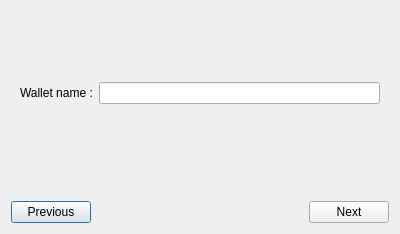
<?xml version="1.0" encoding="UTF-8"?>
<ui version="4.0">
 <class>CreateWalletDialog</class>
 <widget class="QDialog" name="CreateWalletDialog">
  <property name="geometry">
   <rect>
    <x>0</x>
    <y>0</y>
    <width>400</width>
    <height>234</height>
   </rect>
  </property>
  <property name="windowTitle">
   <string>Create a new wallet</string>
  </property>
  <layout class="QVBoxLayout" name="verticalLayout">
   <item>
    <spacer name="verticalSpacer_2">
     <property name="orientation">
      <enum>Qt::Vertical</enum>
     </property>
     <property name="sizeHint" stdset="0">
      <size>
       <width>20</width>
       <height>1</height>
      </size>
     </property>
    </spacer>
   </item>
   <item>
    <widget class="QStackedWidget" name="stacked_pages">
     <property name="currentIndex">
      <number>0</number>
     </property>
     <widget class="QWidget" name="page_wallet">
      <layout class="QVBoxLayout" name="verticalLayout_3">
       <item>
        <layout class="QHBoxLayout" name="horizontalLayout">
         <property name="topMargin">
          <number>0</number>
         </property>
         <item>
          <widget class="QLabel" name="label">
           <property name="text">
            <string>Wallet name :</string>
           </property>
          </widget>
         </item>
         <item>
          <widget class="QLineEdit" name="edit_name"/>
         </item>
        </layout>
       </item>
      </layout>
     </widget>
    </widget>
   </item>
   <item>
    <widget class="QLabel" name="label_error">
     <property name="text">
      <string/>
     </property>
    </widget>
   </item>
   <item>
    <spacer name="verticalSpacer_3">
     <property name="orientation">
      <enum>Qt::Vertical</enum>
     </property>
     <property name="sizeHint" stdset="0">
      <size>
       <width>20</width>
       <height>2</height>
      </size>
     </property>
    </spacer>
   </item>
   <item>
    <layout class="QHBoxLayout" name="horizontalLayout_2">
     <item>
      <widget class="QPushButton" name="button_previous">
       <property name="text">
        <string>Previous</string>
       </property>
      </widget>
     </item>
     <item>
      <spacer name="horizontalSpacer">
       <property name="orientation">
        <enum>Qt::Horizontal</enum>
       </property>
       <property name="sizeHint" stdset="0">
        <size>
         <width>40</width>
         <height>20</height>
        </size>
       </property>
      </spacer>
     </item>
     <item>
      <widget class="QPushButton" name="button_next">
       <property name="text">
        <string>Next</string>
       </property>
      </widget>
     </item>
    </layout>
   </item>
  </layout>
 </widget>
 <resources/>
 <connections>
  <connection>
   <sender>edit_name</sender>
   <signal>textChanged(QString)</signal>
   <receiver>CreateWalletDialog</receiver>
   <slot>check()</slot>
   <hints>
    <hint type="sourcelabel">
     <x>238</x>
     <y>91</y>
    </hint>
    <hint type="destinationlabel">
     <x>199</x>
     <y>116</y>
    </hint>
   </hints>
  </connection>
  <connection>
   <sender>button_next</sender>
   <signal>clicked()</signal>
   <receiver>CreateWalletDialog</receiver>
   <slot>next()</slot>
   <hints>
    <hint type="sourcelabel">
     <x>349</x>
     <y>212</y>
    </hint>
    <hint type="destinationlabel">
     <x>199</x>
     <y>116</y>
    </hint>
   </hints>
  </connection>
  <connection>
   <sender>button_previous</sender>
   <signal>clicked()</signal>
   <receiver>CreateWalletDialog</receiver>
   <slot>previous()</slot>
   <hints>
    <hint type="sourcelabel">
     <x>49</x>
     <y>212</y>
    </hint>
    <hint type="destinationlabel">
     <x>199</x>
     <y>116</y>
    </hint>
   </hints>
  </connection>
 </connections>
 <slots>
  <slot>open_import_key()</slot>
  <slot>open_generate_key()</slot>
  <slot>check()</slot>
  <slot>next()</slot>
  <slot>previous()</slot>
 </slots>
</ui>
